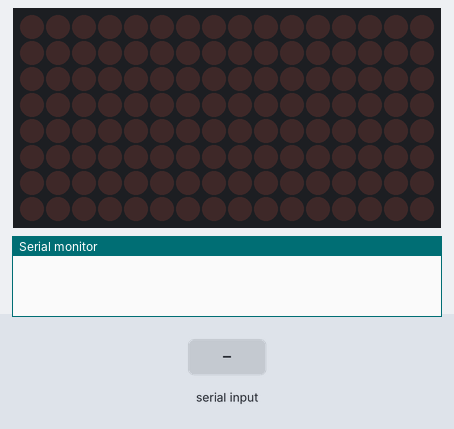
A sketch run on a simulated Arduino Uno, built with avr-gcc and run on an emulated ATmega328P. On the bench: 16×8 LED matrix, the last lines printed to the serial monitor. The inputs (shaded band) are chosen by the test bench.

Above: at 1.2 s.
1.3 s: "1" received over Serial
At 1.48 s:
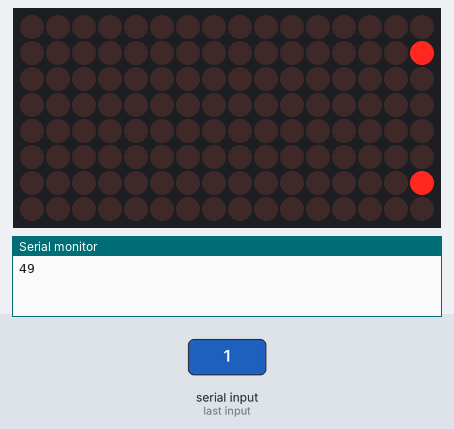
3.2 s: "0" received over Serial
At 3.43 s:
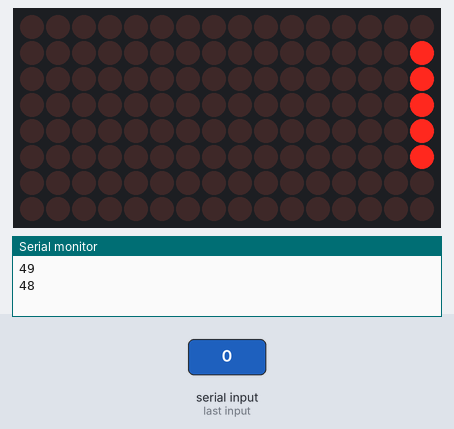
5.1 s: "2" received over Serial
At 5.27 s:
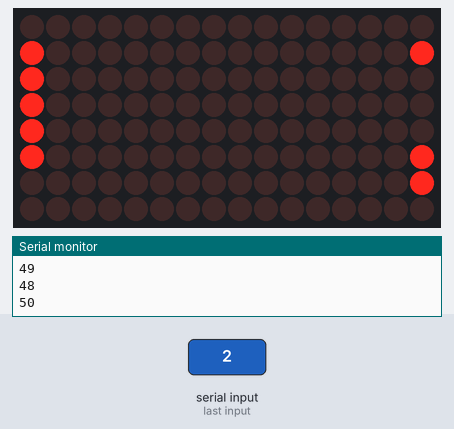
6.9 s: "0" received over Serial
At 7.11 s:
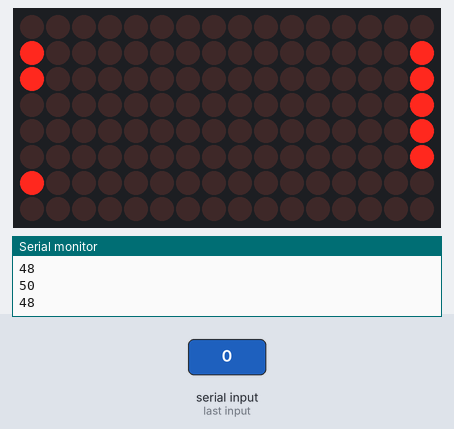
9.9 s: "2" received over Serial
At 10.09 s:
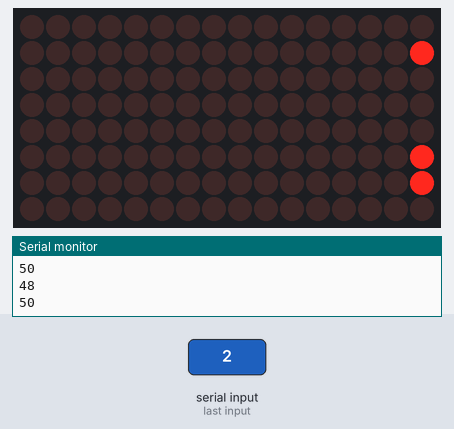

Measured:
- after the input at 1.3 s, the display: changes after 0.14 s (image 1)
- after the input at 3.2 s, the display: first differs from a run without the input after 0.18 s (image 2)
- after the input at 5.1 s, the display: first differs from a run without the input after 0.12 s (image 3)
- after the input at 6.9 s, the display: first differs from a run without the input after 0.17 s (image 4)
- after the input at 9.9 s, the display: changes after 0.14 s (image 5)

The sketch:

maxMatrix_02_ScrollingTextLib.ino
```cpp
#include <MaxMatrix.h>
#include <avr/pgmspace.h>
/*
WORKING!
DATA FLOWs from the last SEGMENT!!!
Din goes to the last segment!!!
*/

const  char CH[] PROGMEM = {
3, 8, B0000000, B0000000, B0000000, B0000000, B0000000, // space
1, 8, B1011111, B0000000, B0000000, B0000000, B0000000, // !
3, 8, B0000011, B0000000, B0000011, B0000000, B0000000, // "
5, 8, B0010100, B0111110, B0010100, B0111110, B0010100, // #
4, 8, B0100100, B1101010, B0101011, B0010010, B0000000, // $
5, 8, B1100011, B0010011, B0001000, B1100100, B1100011, // %
5, 8, B0110110, B1001001, B1010110, B0100000, B1010000, // &
1, 8, B0000011, B0000000, B0000000, B0000000, B0000000, // '
3, 8, B0011100, B0100010, B1000001, B0000000, B0000000, // (
3, 8, B1000001, B0100010, B0011100, B0000000, B0000000, // )
5, 8, B0101000, B0011000, B0001110, B0011000, B0101000, // *
5, 8, B0001000, B0001000, B0111110, B0001000, B0001000, // +
2, 8, B10110000, B1110000, B0000000, B0000000, B0000000, // ,
4, 8, B0001000, B0001000, B0001000, B0001000, B0000000, // -
2, 8, B1100000, B1100000, B0000000, B0000000, B0000000, // .
4, 8, B1100000, B0011000, B0000110, B0000001, B0000000, // /
4, 8, B0111110, B1000001, B1000001, B0111110, B0000000, // 0
3, 8, B1000010, B1111111, B1000000, B0000000, B0000000, // 1
4, 8, B1100010, B1010001, B1001001, B1000110, B0000000, // 2
4, 8, B0100010, B1000001, B1001001, B0110110, B0000000, // 3
4, 8, B0011000, B0010100, B0010010, B1111111, B0000000, // 4
4, 8, B0100111, B1000101, B1000101, B0111001, B0000000, // 5
4, 8, B0111110, B1001001, B1001001, B0110000, B0000000, // 6
4, 8, B1100001, B0010001, B0001001, B0000111, B0000000, // 7
4, 8, B0110110, B1001001, B1001001, B0110110, B0000000, // 8
4, 8, B0000110, B1001001, B1001001, B0111110, B0000000, // 9
2, 8, B01010000, B0000000, B0000000, B0000000, B0000000, // :
2, 8, B10000000, B01010000, B0000000, B0000000, B0000000, // ;
3, 8, B0010000, B0101000, B1000100, B0000000, B0000000, // <
3, 8, B0010100, B0010100, B0010100, B0000000, B0000000, // =
3, 8, B1000100, B0101000, B0010000, B0000000, B0000000, // >
4, 8, B0000010, B1011001, B0001001, B0000110, B0000000, // ?
5, 8, B0111110, B1001001, B1010101, B1011101, B0001110, // @
4, 8, B1111110, B0010001, B0010001, B1111110, B0000000, // A
4, 8, B1111111, B1001001, B1001001, B0110110, B0000000, // B
4, 8, B0111110, B1000001, B1000001, B0100010, B0000000, // C
4, 8, B1111111, B1000001, B1000001, B0111110, B0000000, // D
4, 8, B1111111, B1001001, B1001001, B1000001, B0000000, // E
4, 8, B1111111, B0001001, B0001001, B0000001, B0000000, // F
4, 8, B0111110, B1000001, B1001001, B1111010, B0000000, // G
4, 8, B1111111, B0001000, B0001000, B1111111, B0000000, // H
3, 8, B1000001, B1111111, B1000001, B0000000, B0000000, // I
4, 8, B0110000, B1000000, B1000001, B0111111, B0000000, // J
4, 8, B1111111, B0001000, B0010100, B1100011, B0000000, // K
4, 8, B1111111, B1000000, B1000000, B1000000, B0000000, // L
5, 8, B1111111, B0000010, B0001100, B0000010, B1111111, // M
5, 8, B1111111, B0000100, B0001000, B0010000, B1111111, // N
4, 8, B0111110, B1000001, B1000001, B0111110, B0000000, // O
4, 8, B1111111, B0001001, B0001001, B0000110, B0000000, // P
4, 8, B0111110, B1000001, B1000001, B10111110, B0000000, // Q
4, 8, B1111111, B0001001, B0001001, B1110110, B0000000, // R
4, 8, B1000110, B1001001, B1001001, B0110010, B0000000, // S
5, 8, B0000001, B0000001, B1111111, B0000001, B0000001, // T
4, 8, B0111111, B1000000, B1000000, B0111111, B0000000, // U
5, 8, B0001111, B0110000, B1000000, B0110000, B0001111, // V
5, 8, B0111111, B1000000, B0111000, B1000000, B0111111, // W
5, 8, B1100011, B0010100, B0001000, B0010100, B1100011, // X
5, 8, B0000111, B0001000, B1110000, B0001000, B0000111, // Y
4, 8, B1100001, B1010001, B1001001, B1000111, B0000000, // Z
2, 8, B1111111, B1000001, B0000000, B0000000, B0000000, // [
4, 8, B0000001, B0000110, B0011000, B1100000, B0000000, // backslash
2, 8, B1000001, B1111111, B0000000, B0000000, B0000000, // ]
3, 8, B0000010, B0000001, B0000010, B0000000, B0000000, // hat
4, 8, B1000000, B1000000, B1000000, B1000000, B0000000, // _
2, 8, B0000001, B0000010, B0000000, B0000000, B0000000, // `
4, 8, B0100000, B1010100, B1010100, B1111000, B0000000, // a
4, 8, B1111111, B1000100, B1000100, B0111000, B0000000, // b
4, 8, B0111000, B1000100, B1000100, B0101000, B0000000, // c
4, 8, B0111000, B1000100, B1000100, B1111111, B0000000, // d
4, 8, B0111000, B1010100, B1010100, B0011000, B0000000, // e
3, 8, B0000100, B1111110, B0000101, B0000000, B0000000, // f
4, 8, B10011000, B10100100, B10100100, B01111000, B0000000, // g
4, 8, B1111111, B0000100, B0000100, B1111000, B0000000, // h
3, 8, B1000100, B1111101, B1000000, B0000000, B0000000, // i
4, 8, B1000000, B10000000, B10000100, B1111101, B0000000, // j
4, 8, B1111111, B0010000, B0101000, B1000100, B0000000, // k
3, 8, B1000001, B1111111, B1000000, B0000000, B0000000, // l
5, 8, B1111100, B0000100, B1111100, B0000100, B1111000, // m
4, 8, B1111100, B0000100, B0000100, B1111000, B0000000, // n
4, 8, B0111000, B1000100, B1000100, B0111000, B0000000, // o
4, 8, B11111100, B0100100, B0100100, B0011000, B0000000, // p
4, 8, B0011000, B0100100, B0100100, B11111100, B0000000, // q
4, 8, B1111100, B0001000, B0000100, B0000100, B0000000, // r
4, 8, B1001000, B1010100, B1010100, B0100100, B0000000, // s
3, 8, B0000100, B0111111, B1000100, B0000000, B0000000, // t
4, 8, B0111100, B1000000, B1000000, B1111100, B0000000, // u
5, 8, B0011100, B0100000, B1000000, B0100000, B0011100, // v
5, 8, B0111100, B1000000, B0111100, B1000000, B0111100, // w
5, 8, B1000100, B0101000, B0010000, B0101000, B1000100, // x
4, 8, B10011100, B10100000, B10100000, B1111100, B0000000, // y
3, 8, B1100100, B1010100, B1001100, B0000000, B0000000, // z
3, 8, B0001000, B0110110, B1000001, B0000000, B0000000, // {
1, 8, B1111111, B0000000, B0000000, B0000000, B0000000, // |
3, 8, B1000001, B0110110, B0001000, B0000000, B0000000, // }
4, 8, B0001000, B0000100, B0001000, B0000100, B0000000, // ~
};

int data = 4;
int load = 2;
int clock =  3;

int maxInUse = 2;    //change this variable to set how many MAX7219's you'll use
int boardSize = maxInUse * 8;
MaxMatrix m(data, load, clock, maxInUse);
byte buffer[10];

void setup()
{
digitalWrite(load,LOW);
  m.init();
  m.setIntensity(15);
  Serial.begin(9600);
  digitalWrite(load,LOW);
}

void loop()
{
  while (Serial.available() > 0)
  {
    byte c = Serial.read();
    Serial.println(c, DEC);
    printCharWithShift(c, 100);
  }

  delay(100);
  m.shiftLeft(false, true);
}

void printCharWithShift(char c, int shift_speed)
{
  if (c < 32) return;
  c -= 32;
  memcpy_P(buffer, CH + 7*c, 7);
  m.writeSprite(boardSize, 0, buffer);
  m.setColumn(boardSize + buffer[0], 0);

  for (int i=0; i<buffer[0]+1; i++)
  {
    delay(shift_speed);
    m.shiftLeft(false, false);
  }
}

void printStringWithShift(char* s, int shift_speed)
{
  while (*s != 0)
  {
    printCharWithShift(*s, shift_speed);
    s++;
  }
}
```
